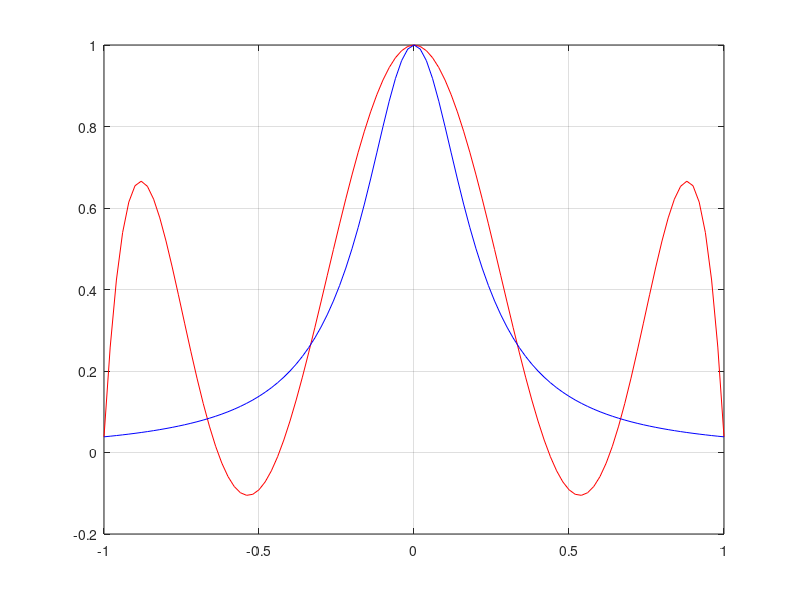
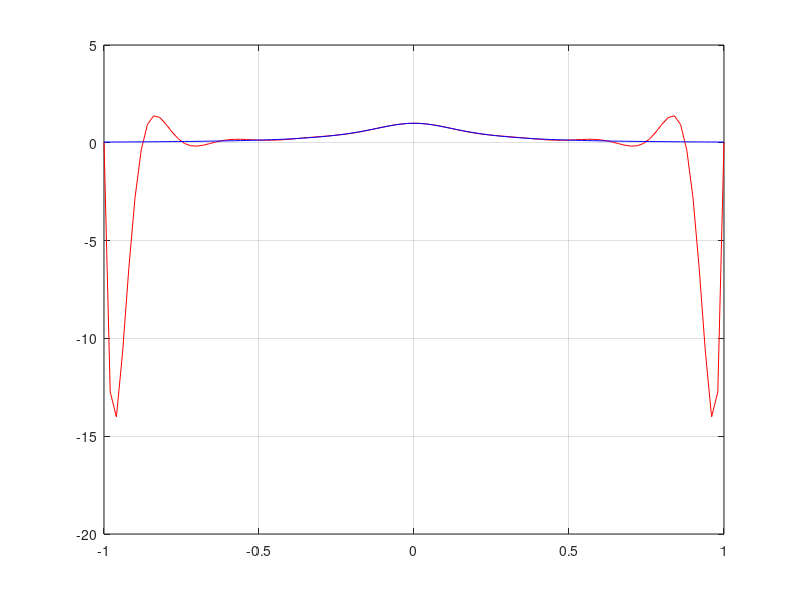

Reproduce these figures in MATLAB, in order.
clear all;

%functions
f1= @(x) 1/(1+25*(x^2));
f2= @(x) exp(10*(x^2));

%interval [-1,1]
a=-1;
b=1;

m = 100;  
for i = 1:m+1; 
    cr(i) = -1 + (i-1)*(2/m);
    z(i) = f1(cr(i));
end

nl=6;nh=16;
%lower order
n=nl;
for i = 1:n+1;
    x(i) = -1 + (i-1)*(2/n);
    y(i) = f1(x(i));
end


pl = polyfit(x,y,n);
yl = polyval(pl,cr);

error_c = max(abs(yl - z));

figure(1);
plot(cr,yl,'r',cr,z,'b')
grid on


%high order
n=nh;
for i = 1:n+1;
    x(i) = -1 + (i-1)*(2/n);
    y(i) = f1(x(i));
end

ph = polyfit(x,y,n);
yh = polyval(ph,cr);

error_f = max(abs(yh - z));

figure(2);
plot(cr,yh,'r',cr,z,'b')
grid on

fprintf('\n Error at coarse and fine are '); 

fprintf('%12.18e %12.18e\n',error_c,error_f); 

fprintf('\n'); 